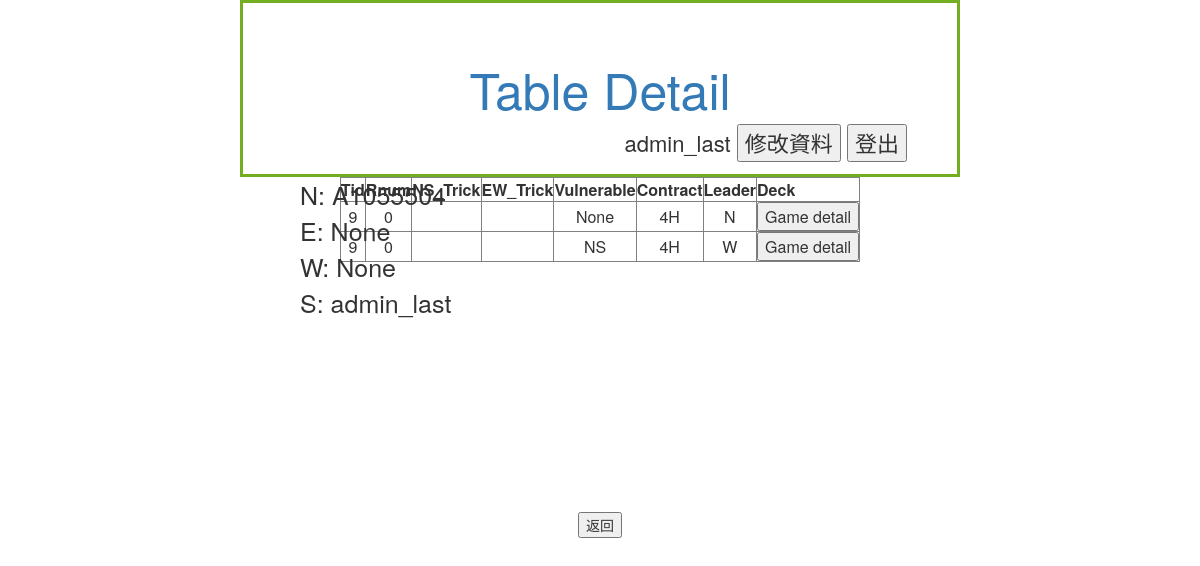
The page /Member/Table/9 (signed in) on the database its author committed.
### Member/models.py (models this page shows, shortened)
class seat(models.Model):
    class Meta:
        unique_together = (('position','TableID'),('PlayerID','TableID'))
    position = models.CharField(max_length=1)   #Eg. N/E/W/S
    TableID = models.ForeignKey('table',on_delete=models.CASCADE)
    PlayerID = models.ForeignKey(User,on_delete=models.SET_NULL,null=True)

class rounds(models.Model):
    T_id = models.ForeignKey('table', on_delete=models.CASCADE,null=True)
    bid = models.CharField(max_length = 100,null=True)    # 開喊位置+喊牌紀錄 Eg.(3,1NT,PS,3C,3S,4NT)
    leader = models.CharField(max_length = 1)      # 首引位置 N/E/S/W
    contract = models.CharField(max_length = 2)      #該局的王牌花色
    '''
    N   QJ85.AJ64.T85.J4
    E   AK42.75.Q63.9863
    S   T976.8.A942.KT52
    W   3.KQT932.KJ7.AQ7
    '''
    N = models.CharField(max_length = 38)
    E = models.CharField(max_length = 38)
    W = models.CharField(max_length = 38)
    S = models.CharField(max_length = 38)
    N_play = models.CharField(max_length = 38, null=True)
    E_play = models.CharField(max_length = 38, null=True)
    W_play = models.CharField(max_length = 38, null=True)
    S_play = models.CharField(max_length = 38, null=True)
    '''
    N_play   SQ.SQ ...
    E_play   SA.Sk ...
    S_play   ST.S9 ...
    W_play   S3.HK ...
    '''
    vulnerable = models.CharField(max_length = 4,null=True)    #None:0, NS:1, EW:2, All:3
    result = models.DecimalField(max_digits =2,decimal_places=0)
    declarer = models.CharField(max_length =1,null=True)  # N/S/E/W
    Rnum = models.DecimalField(max_digits=2,decimal_places=0,null=True)    #1~16
    score = models.CharField(max_length=100,null=True)   #declarer的得分
    Event = models.CharField(max_length=100,null=True)
    Site = models.CharField(max_length=100,null=True)
    Date = models.CharField(max_length=100,null=True)
    dds_result = models.CharField(max_length=60, null=True)  # 分析過的存進資料庫
    '''
    dds_result format: string{10 11 12 13 20 ... 53}
    # Use space to seperate each 2 digits numner
        N   E   S   W
    NT 10  11  12  13
    S  20  21  22  23
    H  30  31  32  33
    D  40  41  42  43
    C  50  51  52  53
    '''

class table(models.Model):
    time = models.DateTimeField(verbose_name="time",auto_now=True)
    NS_TotalPoint = models.DecimalField(max_digits = 5,decimal_places=0)
    EW_TotalPoint = models.DecimalField(max_digits = 5,decimal_places=0)
    RoundNum = models.DecimalField(max_digits = 10,decimal_places=0)     #總共進行幾個ROUND Eg. 1/4/16
    MachineID = models.DecimalField(max_digits = 10,decimal_places=0)
    '''
    dds_result format: string{10 11 12 13 20 ... 53}
    # Use space to seperate each 2 digits numner
        N   E   S   W
    NT 10  11  12  13
    S  20  21  22  23
    H  30  31  32  33
    D  40  41  42  43
    C  50  51  52  53
    '''
    def __str__(self):
        return str(self.pk)      #回傳TableID

### Member/views.py (the view, shortened to what this page needs)
# urls.py: path('Table/',views.tableinformation,name = 'table'),
@login_required(login_url='/Member/login/')
def tableinformation(request,tid='x'):
	permission = False
	seats = seat.objects.filter(PlayerID=request.user.id)
	mytable = []
	for s in seats:
		mytable.append(s.TableID.pk)
	mytable = set(mytable)		#去除重複
	tables = table.objects.filter(pk__in=mytable)		#一般使用者
	if request.user.is_staff==True:
		permission = True			#管理者
		tables = table.objects.all()
	name = Name(request)
	tables = tables.filter(pk=tid)
	Nseat = seat.objects.filter(TableID=tid,position="N")
	Eseat = seat.objects.filter(TableID=tid, position="E")
	Wseat = seat.objects.filter(TableID=tid, position="W")
	Sseat = seat.objects.filter(TableID=tid, position="S")
	Rounds = rounds.objects.filter(T_id=tid)
	return render(request,"Member/tabledetail.html",locals())

### Member/views.py (called while the page is built)
def Name(request):
	name = request.user.first_name
	if name == "":
		name = request.user.username
	return name

### Member/templates/Member/tabledetail.html (shortened to what this page needs)
{% extends 'Member/base.html' %}
{%block title%}
    Table Detail
{%endblock%}
{%block user%}
        {{name}}
        <input type="button" value="修改資料" onclick="location='/Member/modify/'">
        <input type="button" value="登出" onclick="location='/Member/logout/'">
{%endblock%}
{%block content%}
<div style="position:absolute;left:300px;font-size:25px;text-align:justify;">
    N:   {%for seat in Nseat%}{{seat.PlayerID}}{%endfor%}<br>
    E:   {%for seat in Eseat%}{{seat.PlayerID}}{%endfor%}<br>
    W:   {%for seat in Wseat%}{{seat.PlayerID}}{%endfor%}<br>
    S:   {%for seat in Sseat%}{{seat.PlayerID}}{%endfor%}<br>
</div>
<div>
    <table style="text-align:center;" border="1" cellpadding="0" cellspacing="0" align="center" valign="middle">
        <th>Tid</th>
        <th>Rnum</th>
        <th>NS_Trick</th>
        <th>EW_Trick</th>
        <th>Vulnerable</th>
        <th>Contract</th>
        <th>Leader</th>
        <th>Deck</th>
        {%for round in Rounds%}
        <tr>
        <td>{{round.T_id}}</td>
        <td>{{round.Rnum}}</td>
        <td>{{round.NS_Trick}}</td>
        <td>{{round.EW_Trick}}</td>
        <td>{{round.vulnerable}}</td>
        <td>{{round.contract}}</td>
        <td>{{round.leader}}</td>
        <td><input type="button" onclick="location.href='/DDS/{{round.pk}}'"value="Game detail"></td>
        </tr>
        {%endfor%}
    </table>
</div>
{%endblock%}

### rows shown on the page
seat: PlayerID "A1055504"
seat: PlayerID "None"
seat: PlayerID "None"
seat: PlayerID "admin_last"
rounds: T_id "9", Rnum "0", vulnerable "None", contract "4H", leader "N"
rounds: T_id "9", Rnum "0", vulnerable "NS", contract "4H", leader "W"

### other values the page prints
{{ name }} "admin_last"
